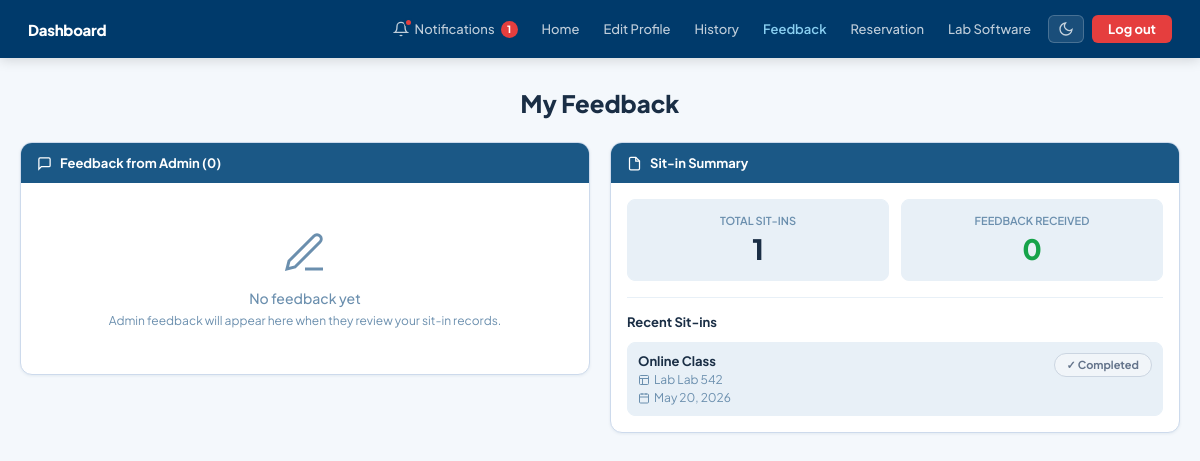
/feedback.php (signed in), run on the app's committed database.
### tables this page shows
CREATE TABLE `notifications` (
  `id` int(11) NOT NULL,
  `student_id` int(11) NOT NULL,
  `message` text NOT NULL,
  `is_read` tinyint(1) DEFAULT 0,
  `created_at` timestamp NOT NULL DEFAULT current_timestamp()
);

CREATE TABLE `sit_in_history` (
  `id` int(11) NOT NULL,
  `student_id` int(11) DEFAULT NULL,
  `id_number` varchar(20) NOT NULL,
  `fullname` varchar(255) NOT NULL,
  `sit_purpose` varchar(255) NOT NULL,
  `laboratory` varchar(50) NOT NULL,
  `login_time` time DEFAULT NULL,
  `logout_time` time DEFAULT NULL,
  `date` date NOT NULL,
  `created_at` timestamp NOT NULL DEFAULT current_timestamp(),
  `session_at_login` int(11) DEFAULT NULL,
  `session_at_logout` int(11) DEFAULT NULL,
  `sessions_used` int(11) DEFAULT 1,
  `is_walkin` tinyint(4) DEFAULT 0,
  `pc_number` varchar(20) DEFAULT NULL
);

### feedback.php (the view, shortened to what this page needs)
<?php
require_once 'db.php';
try {
    $pdo->exec("CREATE TABLE IF NOT EXISTS feedback (
        id              INT AUTO_INCREMENT PRIMARY KEY,
        sitin_id        INT         NOT NULL,
        student_id      INT         NOT NULL,
        admin_feedback  TEXT        NOT NULL,
        admin_name      VARCHAR(100) DEFAULT 'CCS Admin',
        created_at      TIMESTAMP   DEFAULT CURRENT_TIMESTAMP,
        FOREIGN KEY (sitin_id) REFERENCES sit_in_history(id) ON DELETE CASCADE,
        FOREIGN KEY (student_id) REFERENCES students(id) ON DELETE CASCADE
    )");
} catch (Exception $e) {  }
$student_id = (int)$_SESSION['student_id'];
try {
    $notif_stmt = $pdo->prepare("SELECT id, message, is_read, created_at FROM notifications WHERE student_id = ? ORDER BY created_at DESC LIMIT 30");
    $notif_stmt->execute([$student_id]);
    $notifications = $notif_stmt->fetchAll();
} catch (PDOException $e) {
    $notifications = [];
}
$unread_count = count(array_filter($notifications, fn($n) => $n['is_read'] == 0));
$feedback = $pdo->prepare("
    SELECT f.*, s.sit_purpose, s.laboratory, s.login_time, s.logout_time, s.date
    FROM feedback f
    JOIN sit_in_history s ON f.sitin_id = s.id
    WHERE f.student_id = ?
    ORDER BY f.created_at DESC
");
$feedback->execute([$student_id]);
$feedback_records = $feedback->fetchAll();
$sitin_history = $pdo->prepare("
    SELECT * FROM sit_in_history
    WHERE student_id = ?
    ORDER BY created_at DESC
    LIMIT 10
");
$sitin_history->execute([$student_id]);
$sit_ins = $sitin_history->fetchAll();
$total_feedback = count($feedback_records);
$total_sitin = count($sit_ins);
?>
<!DOCTYPE html>
<html lang="en">
<head>
</head>
<body>
<nav>
  <div class="nav-brand">Dashboard</div>
  <div class="nav-links">
    <div class="notif-wrap">
      <button class="notif-btn" onclick="toggleNotif()" id="notifBtn">
        <span class="bell-wrap">
          <svg viewBox="0 0 24 24" width="16" height="16" fill="none" stroke="currentColor" stroke-width="2">
            <path d="M18 8A6 6 0 0 0 6 8c0 7-3 9-3 9h18s-3-2-3-9"/>
            <path d="M13.73 21a2 2 0 0 1-3.46 0"/>
          </svg>
          <span class="red-dot" id="redDot" style="<?= $unread_count > 0 ? '' : 'display:none;' ?>"></span>
        </span>
        Notifications
        <span class="notif-badge <?= $unread_count > 0 ? 'show' : '' ?>" id="notifBadge">
          <?= $unread_count > 0 ? ($unread_count > 99 ? '99+' : $unread_count) : '' ?>
        </span>
      </button>
    </div>
    <a href="Homepage.php">Home</a>
    <a href="profile.php">Edit Profile</a>
    <a href="history.php">History</a>
    <a href="feedback.php" class="active">Feedback</a>
    <a href="reservation.php">Reservation</a>
    <a href="software.php">Lab Software</a>
    <button onclick="toggleDarkMode()" class="btn-dark-toggle" id="darkToggle" title="Toggle dark mode"><svg viewBox="0 0 24 24" width="16" height="16" fill="none" stroke="currentColor" stroke-width="2"><path d="M21 12.79A9 9 0 1 1 11.21 3 7 7 0 0 0 21 12.79z"/></svg></button>
    <a href="logout.php" class="btn-logout">Log out</a>
  </div>
</nav>
<div class="page-body">
  <div class="page-title">My Feedback</div>
  <div class="content-grid">
    <div>
      <div class="card">
        <div class="card-head">
          <svg style="width:15px;height:15px;stroke:#fff;fill:none;stroke-width:2;" viewBox="0 0 24 24"><path d="M21 15a2 2 0 0 1-2 2H7l-4 4V5a2 2 0 0 1 2-2h14a2 2 0 0 1 2 2z"/></svg>
          <h2>Feedback from Admin (<?= $total_feedback ?>)</h2>
        </div>
        <div class="card-body">
          <?php if ($feedback_records): foreach ($feedback_records as $fb): ?>
          <div class="feedback-item">
            <div class="feedback-header">
              <span class="feedback-admin">
                <svg viewBox="0 0 24 24" width="14" height="14" fill="none" stroke="currentColor" stroke-width="2"><path d="M20 21v-2a4 4 0 0 0-4-4H8a4 4 0 0 0-4 4v2"/><circle cx="12" cy="7" r="4"/></svg>
                <?= htmlspecialchars($fb['admin_name']) ?>
              </span>
              <span class="feedback-date"><?= date('M d, Y h:i A', strtotime($fb['created_at'])) ?></span>
            </div>
            <div class="feedback-sitin-ref">
              <strong><?= htmlspecialchars($fb['sit_purpose']) ?></strong> in Lab <?= htmlspecialchars($fb['laboratory']) ?>
            </div>
            <div class="feedback-content">
              <?= htmlspecialchars($fb['admin_feedback']) ?>
            </div>
          </div>
          <?php endforeach; else: ?>
          <div class="empty-state">
            <div class="empty-icon">
              <svg viewBox="0 0 24 24" width="48" height="48" fill="none" stroke="var(--text-muted)" stroke-width="1.5"><path d="M12 20h9"/><path d="M16.5 3.5a2.121 2.121 0 0 1 3 3L7 19l-4 1 1-4L16.5 3.5z"/></svg>
            </div>
            <div class="empty-text">No feedback yet</div>
            <p style="font-size:12px;margin-top:6px;color:var(--text-muted);">Admin feedback will appear here when they review your sit-in records.</p>
          </div>
          <?php endif; ?>
        </div>
      </div>
    </div>
    <div>
      <div class="card">
        <div class="card-head">
          <svg style="width:15px;height:15px;stroke:#fff;fill:none;stroke-width:2;" viewBox="0 0 24 24"><path d="M14 2H6a2 2 0 0 0-2 2v16a2 2 0 0 0 2 2h12a2 2 0 0 0 2-2V8z"/><polyline points="14 2 14 8 20 8"/></svg>
          <h2>Sit-in Summary</h2>
        </div>
        <div class="card-body">
          <div class="stats-row">
            <div class="stat-box">
              <div class="stat-label">Total Sit-ins</div>
              <div class="stat-value"><?= $total_sitin ?></div>
            </div>
            <div class="stat-box">
              <div class="stat-label">Feedback Received</div>
              <div class="stat-value"><?= $total_feedback ?></div>
            </div>
          </div>
          <h3 style="font-size:13px;font-weight:700;color:var(--text-primary);margin-bottom:12px;margin-top:16px;padding-top:16px;border-top:1px solid var(--border-light);">Recent Sit-ins</h3>
          <?php if ($sit_ins): foreach ($sit_ins as $sit):
            $isActive = empty($sit['logout_time']);
          ?>
          <div class="sitin-item">
            <div class="sitin-info">
              <div class="sitin-left">
                <div class="sitin-purpose"><?= htmlspecialchars($sit['sit_purpose']) ?></div>
                <div class="sitin-detail">
                  <svg viewBox="0 0 24 24" width="12" height="12" fill="none" stroke="currentColor" stroke-width="2"><rect x="3" y="3" width="18" height="18" rx="2"/><path d="M3 9h18M9 21V9"/></svg>
                  Lab <?= htmlspecialchars($sit['laboratory']) ?>
                </div>
                <div class="sitin-detail">
                  <svg viewBox="0 0 24 24" width="12" height="12" fill="none" stroke="currentColor" stroke-width="2"><rect x="3" y="4" width="18" height="18" rx="2"/><line x1="16" y1="2" x2="16" y2="6"/><line x1="8" y1="2" x2="8" y2="6"/><line x1="3" y1="10" x2="21" y2="10"/></svg>
                  <?= date('M d, Y', strtotime($sit['date'])) ?>
                </div>
              </div>
              <?php if ($isActive): ?>
              <span class="status-active"><span class="status-dot"></span>Active</span>
              <?php else: ?>
              <span class="status-completed">✓ Completed</span>
              <?php endif; ?>
            </div>
          </div>
          <?php endforeach; else: ?>
          <div class="empty-state">
            <p style="font-size:13px;color:var(--text-muted);">No sit-in records yet.</p>
          </div>
          <?php endif; ?>
        </div>
      </div>
    </div>
  </div>
</div>
</body>
</html>

### data on the page
notifications: is_read "1"
sit_in_history: sit_purpose "Online Class", laboratory "Lab 542", date "May 20, 2026", logout_time "✓ Completed"

### other printed values
$total_feedback "0"
$total_sitin "1"
